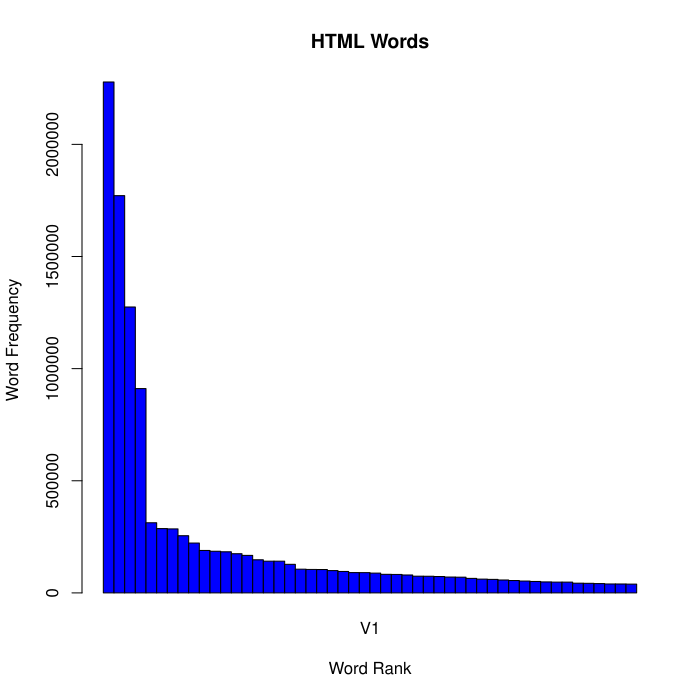

R code for this plot:
#data <- as.matrix(read.table("redirectsData",header=TRUE, sep=","))
data <- read.table("htmlwords",header=FALSE,sep=",")
barplot(as.matrix(data), main="HTML Words", beside=TRUE,col="blue",ylab="Word Frequency",xlab="Word Rank")
